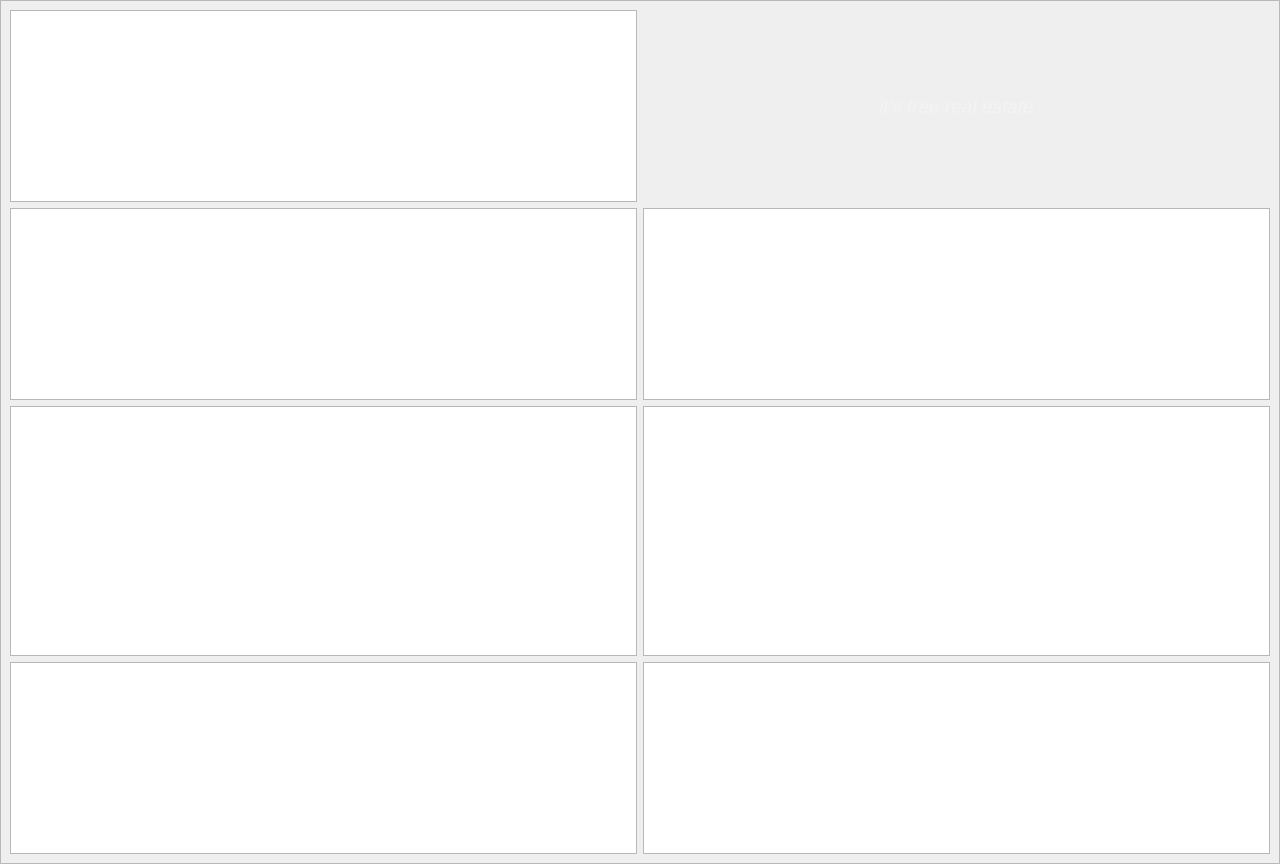
<?xml version="1.0" encoding="UTF-8"?>
<ui version="4.0">
 <class>Form</class>
 <widget class="QWidget" name="Form">
  <property name="geometry">
   <rect>
    <x>0</x>
    <y>0</y>
    <width>1280</width>
    <height>720</height>
   </rect>
  </property>
  <property name="windowTitle">
   <string>FACET-II CUD: Long. FB History</string>
  </property>
  <layout class="QGridLayout" name="gridLayout">
   <property name="leftMargin">
    <number>0</number>
   </property>
   <property name="topMargin">
    <number>0</number>
   </property>
   <property name="rightMargin">
    <number>0</number>
   </property>
   <property name="bottomMargin">
    <number>0</number>
   </property>
   <property name="spacing">
    <number>0</number>
   </property>
   <item row="0" column="0">
    <widget class="QFrame" name="frame">
     <property name="sizePolicy">
      <sizepolicy hsizetype="Minimum" vsizetype="MinimumExpanding">
       <horstretch>0</horstretch>
       <verstretch>0</verstretch>
      </sizepolicy>
     </property>
     <property name="styleSheet">
      <string notr="true">background-color: rgb(0, 0, 10);
color: rgb(255, 255, 255);

PyDMLabel {
  border-radius: 5px;
}
PyDMLabel[alarmSensitiveBorder=&quot;true&quot;][alarmSeverity=&quot;0&quot;] {
  background-color: rgb(0,255,0);
  color: rgb(0,0,0);
}

PyDMLabel[alarmSensitiveBorder=&quot;true&quot;][alarmSeverity=&quot;1&quot;] {
  background-color: rgb(255,255,0);
  color: rgb(0,0,0);
}

PyDMLabel[alarmSensitiveBorder=&quot;true&quot;][alarmSeverity=&quot;2&quot;] {
  background-color: rgb(255,0,0);
  color: rgb(255,255,255);
}

PyDMLabel[alarmSensitiveBorder=&quot;true&quot;][alarmSeverity=&quot;3&quot;] {
  background-color: rgb(192,0,255);
  color: rgb(255,255,0);
}

PyDMLabel[alarmSensitiveBorder=&quot;true&quot;][alarmSeverity=&quot;4&quot;] {
  color: rgb(218,218,218);
  background-color: rgb(25,25,25);
}</string>
     </property>
     <property name="frameShape">
      <enum>QFrame::StyledPanel</enum>
     </property>
     <property name="frameShadow">
      <enum>QFrame::Raised</enum>
     </property>
     <layout class="QGridLayout" name="gridLayout_2">
      <item row="3" column="1">
       <widget class="PyDMTimePlot" name="L2_energy">
        <property name="minimumSize">
         <size>
          <width>0</width>
          <height>250</height>
         </size>
        </property>
        <property name="toolTip">
         <string/>
        </property>
        <property name="showXGrid">
         <bool>false</bool>
        </property>
        <property name="showYGrid">
         <bool>false</bool>
        </property>
        <property name="yAxes">
         <stringlist>
          <string>{&quot;name&quot;: &quot;Axis 1&quot;, &quot;orientation&quot;: &quot;right&quot;, &quot;label&quot;: null, &quot;minRange&quot;: 0.0, &quot;maxRange&quot;: 14000.0, &quot;autoRange&quot;: false, &quot;logMode&quot;: false}</string>
          <string>{&quot;name&quot;: &quot;Axis 2&quot;, &quot;orientation&quot;: &quot;left&quot;, &quot;label&quot;: null, &quot;minRange&quot;: 0.0, &quot;maxRange&quot;: 14000.0, &quot;autoRange&quot;: false, &quot;logMode&quot;: false}</string>
         </stringlist>
        </property>
        <property name="curves">
         <stringlist>
          <string>{&quot;channel&quot;: &quot;BPMS:LI14:801:X1H&quot;, &quot;plot_style&quot;: null, &quot;name&quot;: &quot;BPMS:LI14:801:X1H&quot;, &quot;color&quot;: &quot;#00aaff&quot;, &quot;lineStyle&quot;: 1, &quot;lineWidth&quot;: 1, &quot;symbol&quot;: null, &quot;symbolSize&quot;: 10, &quot;yAxisName&quot;: &quot;Axis 1&quot;, &quot;barWidth&quot;: null, &quot;upperThreshold&quot;: null, &quot;lowerThreshold&quot;: null, &quot;thresholdColor&quot;: &quot;white&quot;}</string>
          <string>{&quot;channel&quot;: &quot;LI14:KLYS:41:PDES&quot;, &quot;plot_style&quot;: null, &quot;name&quot;: &quot;KLYS:LI14:41;PDES&quot;, &quot;color&quot;: &quot;#ffaaff&quot;, &quot;lineStyle&quot;: 1, &quot;lineWidth&quot;: 1, &quot;symbol&quot;: null, &quot;symbolSize&quot;: 10, &quot;yAxisName&quot;: &quot;Axis 2&quot;, &quot;barWidth&quot;: null, &quot;upperThreshold&quot;: null, &quot;lowerThreshold&quot;: null, &quot;thresholdColor&quot;: &quot;white&quot;}</string>
          <string>{&quot;channel&quot;: &quot;LI14:KLYS:61:PDES&quot;, &quot;plot_style&quot;: null, &quot;name&quot;: &quot;KLYS:LI14:61!:PDES&quot;, &quot;color&quot;: &quot;#ffaaff&quot;, &quot;lineStyle&quot;: 1, &quot;lineWidth&quot;: 1, &quot;symbol&quot;: null, &quot;symbolSize&quot;: 10, &quot;yAxisName&quot;: &quot;Axis 2&quot;, &quot;barWidth&quot;: null, &quot;upperThreshold&quot;: null, &quot;lowerThreshold&quot;: null, &quot;thresholdColor&quot;: &quot;white&quot;}</string>
         </stringlist>
        </property>
        <property name="updateMode" stdset="0">
         <enum>PyDMTimePlot::AtFixedRate</enum>
        </property>
        <property name="timeSpan">
         <double>900.000000000000000</double>
        </property>
        <property name="autoRangeY">
         <bool>false</bool>
        </property>
        <property name="maxYRange">
         <double>14000.000000000000000</double>
        </property>
       </widget>
      </item>
      <item row="2" column="1">
       <widget class="PyDMTimePlot" name="L1_energy">
        <property name="toolTip">
         <string/>
        </property>
        <property name="showXGrid">
         <bool>false</bool>
        </property>
        <property name="showYGrid">
         <bool>false</bool>
        </property>
        <property name="yAxes">
         <stringlist>
          <string>{&quot;name&quot;: &quot;Axis 1&quot;, &quot;orientation&quot;: &quot;right&quot;, &quot;label&quot;: null, &quot;minRange&quot;: -180.0, &quot;maxRange&quot;: 9180.0, &quot;autoRange&quot;: false, &quot;logMode&quot;: false}</string>
          <string>{&quot;name&quot;: &quot;Axis 2&quot;, &quot;orientation&quot;: &quot;left&quot;, &quot;label&quot;: null, &quot;minRange&quot;: -180.0, &quot;maxRange&quot;: 9180.0, &quot;autoRange&quot;: false, &quot;logMode&quot;: false}</string>
         </stringlist>
        </property>
        <property name="curves">
         <stringlist>
          <string>{&quot;channel&quot;: &quot;BPMS:LI11:333:X1H&quot;, &quot;plot_style&quot;: null, &quot;name&quot;: &quot;BPMS:LI11:333:X1H&quot;, &quot;color&quot;: &quot;#00aaff&quot;, &quot;lineStyle&quot;: 1, &quot;lineWidth&quot;: 1, &quot;symbol&quot;: null, &quot;symbolSize&quot;: 10, &quot;yAxisName&quot;: &quot;Axis 1&quot;, &quot;barWidth&quot;: null, &quot;upperThreshold&quot;: null, &quot;lowerThreshold&quot;: null, &quot;thresholdColor&quot;: &quot;white&quot;}</string>
          <string>{&quot;channel&quot;: &quot;KLYS:LI11:11:AREQ&quot;, &quot;plot_style&quot;: null, &quot;name&quot;: &quot;KLYS:LI11:11:AREQ&quot;, &quot;color&quot;: &quot;#ffaaff&quot;, &quot;lineStyle&quot;: 1, &quot;lineWidth&quot;: 1, &quot;symbol&quot;: null, &quot;symbolSize&quot;: 10, &quot;yAxisName&quot;: &quot;Axis 2&quot;, &quot;barWidth&quot;: null, &quot;upperThreshold&quot;: null, &quot;lowerThreshold&quot;: null, &quot;thresholdColor&quot;: &quot;white&quot;}</string>
          <string>{&quot;channel&quot;: &quot;KLYS:LI11:21:AREQ&quot;, &quot;plot_style&quot;: null, &quot;name&quot;: &quot;KLYS:LI11:11:PREQ&quot;, &quot;color&quot;: &quot;#ffaaff&quot;, &quot;lineStyle&quot;: 1, &quot;lineWidth&quot;: 1, &quot;symbol&quot;: null, &quot;symbolSize&quot;: 10, &quot;yAxisName&quot;: &quot;Axis 2&quot;, &quot;barWidth&quot;: null, &quot;upperThreshold&quot;: null, &quot;lowerThreshold&quot;: null, &quot;thresholdColor&quot;: &quot;white&quot;}</string>
         </stringlist>
        </property>
        <property name="updateMode" stdset="0">
         <enum>PyDMTimePlot::AtFixedRate</enum>
        </property>
        <property name="timeSpan">
         <double>900.000000000000000</double>
        </property>
        <property name="autoRangeY">
         <bool>false</bool>
        </property>
        <property name="maxYRange">
         <double>9000.000000000000000</double>
        </property>
       </widget>
      </item>
      <item row="4" column="2">
       <widget class="PyDMTimePlot" name="L3_blen">
        <property name="toolTip">
         <string/>
        </property>
        <property name="showXGrid">
         <bool>false</bool>
        </property>
        <property name="showYGrid">
         <bool>false</bool>
        </property>
        <property name="yAxes">
         <stringlist>
          <string>{&quot;name&quot;: &quot;Axis 1&quot;, &quot;orientation&quot;: &quot;right&quot;, &quot;label&quot;: null, &quot;minRange&quot;: -300.0, &quot;maxRange&quot;: 0.0, &quot;autoRange&quot;: true, &quot;logMode&quot;: false}</string>
          <string>{&quot;name&quot;: &quot;Axis2&quot;, &quot;orientation&quot;: &quot;left&quot;, &quot;label&quot;: &quot;  &quot;, &quot;minRange&quot;: -300.0, &quot;maxRange&quot;: 0.0, &quot;autoRange&quot;: true, &quot;logMode&quot;: false}</string>
         </stringlist>
        </property>
        <property name="curves">
         <stringlist>
          <string>{&quot;channel&quot;: &quot;BLEN:LI20:3014:BZ203014B_S_SUM&quot;, &quot;plot_style&quot;: null, &quot;name&quot;: &quot;BLEN:LI20:3014:BZ203014B_S_SUM&quot;, &quot;color&quot;: &quot;#ffff7f&quot;, &quot;lineStyle&quot;: 1, &quot;lineWidth&quot;: 1, &quot;symbol&quot;: null, &quot;symbolSize&quot;: 10, &quot;yAxisName&quot;: &quot;Axis 1&quot;, &quot;barWidth&quot;: null, &quot;upperThreshold&quot;: null, &quot;lowerThreshold&quot;: null, &quot;thresholdColor&quot;: &quot;white&quot;}</string>
         </stringlist>
        </property>
        <property name="updateMode" stdset="0">
         <enum>PyDMTimePlot::AtFixedRate</enum>
        </property>
        <property name="timeSpan">
         <double>900.000000000000000</double>
        </property>
        <property name="autoRangeY">
         <bool>false</bool>
        </property>
        <property name="minYRange">
         <double>-300.000000000000000</double>
        </property>
        <property name="maxYRange">
         <double>0.000000000000000</double>
        </property>
       </widget>
      </item>
      <item row="2" column="2">
       <widget class="PyDMTimePlot" name="L1_blen">
        <property name="toolTip">
         <string/>
        </property>
        <property name="showXGrid">
         <bool>false</bool>
        </property>
        <property name="showYGrid">
         <bool>false</bool>
        </property>
        <property name="yAxes">
         <stringlist>
          <string>{&quot;name&quot;: &quot;Axis 1&quot;, &quot;orientation&quot;: &quot;right&quot;, &quot;label&quot;: null, &quot;minRange&quot;: -180.0, &quot;maxRange&quot;: 9180.0, &quot;autoRange&quot;: false, &quot;logMode&quot;: false}</string>
          <string>{&quot;name&quot;: &quot;Axis 2&quot;, &quot;orientation&quot;: &quot;left&quot;, &quot;label&quot;: null, &quot;minRange&quot;: -180.0, &quot;maxRange&quot;: 9180.0, &quot;autoRange&quot;: false, &quot;logMode&quot;: false}</string>
         </stringlist>
        </property>
        <property name="curves">
         <stringlist>
          <string>{&quot;channel&quot;: &quot;BLEN:LI11:359:BZ11359B_S_SUM&quot;, &quot;plot_style&quot;: null, &quot;name&quot;: &quot;BLEN:LI11:359:BZ11359B_S_SUM&quot;, &quot;color&quot;: &quot;#ffff7f&quot;, &quot;lineStyle&quot;: 1, &quot;lineWidth&quot;: 1, &quot;symbol&quot;: null, &quot;symbolSize&quot;: 10, &quot;yAxisName&quot;: &quot;Axis 1&quot;, &quot;barWidth&quot;: null, &quot;upperThreshold&quot;: null, &quot;lowerThreshold&quot;: null, &quot;thresholdColor&quot;: &quot;white&quot;}</string>
          <string>{&quot;channel&quot;: &quot;ca://SIOC:SYS1:ML01:AO221&quot;, &quot;plot_style&quot;: null, &quot;name&quot;: &quot;SIOC:SYS1:ML01:AO221&quot;, &quot;color&quot;: &quot;#ffaa00&quot;, &quot;lineStyle&quot;: 1, &quot;lineWidth&quot;: 1, &quot;symbol&quot;: null, &quot;symbolSize&quot;: 10, &quot;yAxisName&quot;: &quot;Axis 1&quot;, &quot;barWidth&quot;: null, &quot;upperThreshold&quot;: null, &quot;lowerThreshold&quot;: null, &quot;thresholdColor&quot;: &quot;white&quot;}</string>
          <string>{&quot;channel&quot;: &quot;KLYS:LI11:11:PREQ&quot;, &quot;plot_style&quot;: null, &quot;name&quot;: &quot;KLYS:LI11:11:PREQ&quot;, &quot;color&quot;: &quot;#00aa7f&quot;, &quot;lineStyle&quot;: 1, &quot;lineWidth&quot;: 1, &quot;symbol&quot;: null, &quot;symbolSize&quot;: 10, &quot;yAxisName&quot;: &quot;Axis 2&quot;, &quot;barWidth&quot;: null, &quot;upperThreshold&quot;: null, &quot;lowerThreshold&quot;: null, &quot;thresholdColor&quot;: &quot;white&quot;}</string>
          <string>{&quot;channel&quot;: &quot;KLYS:LI11:21:PREQ&quot;, &quot;plot_style&quot;: null, &quot;name&quot;: &quot;KLYS:LI11:21:PREQ&quot;, &quot;color&quot;: &quot;#00aa7f&quot;, &quot;lineStyle&quot;: 1, &quot;lineWidth&quot;: 1, &quot;symbol&quot;: null, &quot;symbolSize&quot;: 10, &quot;yAxisName&quot;: &quot;Axis 2&quot;, &quot;barWidth&quot;: null, &quot;upperThreshold&quot;: null, &quot;lowerThreshold&quot;: null, &quot;thresholdColor&quot;: &quot;white&quot;}</string>
         </stringlist>
        </property>
        <property name="updateMode" stdset="0">
         <enum>PyDMTimePlot::AtFixedRate</enum>
        </property>
        <property name="timeSpan">
         <double>900.000000000000000</double>
        </property>
        <property name="autoRangeY">
         <bool>false</bool>
        </property>
        <property name="maxYRange">
         <double>9000.000000000000000</double>
        </property>
       </widget>
      </item>
      <item row="1" column="1">
       <widget class="PyDMTimePlot" name="L0_energy">
        <property name="toolTip">
         <string/>
        </property>
        <property name="showXGrid">
         <bool>false</bool>
        </property>
        <property name="showYGrid">
         <bool>false</bool>
        </property>
        <property name="yAxes">
         <stringlist>
          <string>{&quot;name&quot;: &quot;Axis 1&quot;, &quot;orientation&quot;: &quot;right&quot;, &quot;label&quot;: null, &quot;minRange&quot;: 0.0, &quot;maxRange&quot;: 9000.0, &quot;autoRange&quot;: false, &quot;logMode&quot;: false}</string>
          <string>{&quot;name&quot;: &quot;Axis 2&quot;, &quot;orientation&quot;: &quot;left&quot;, &quot;label&quot;: null, &quot;minRange&quot;: 0.0, &quot;maxRange&quot;: 9000.0, &quot;autoRange&quot;: false, &quot;logMode&quot;: false}</string>
         </stringlist>
        </property>
        <property name="curves">
         <stringlist>
          <string>{&quot;channel&quot;: &quot;BPMS:IN10:731:X1H&quot;, &quot;plot_style&quot;: null, &quot;name&quot;: &quot;BPMS:IN10:731:X1H&quot;, &quot;color&quot;: &quot;#00aaff&quot;, &quot;lineStyle&quot;: 1, &quot;lineWidth&quot;: 1, &quot;symbol&quot;: null, &quot;symbolSize&quot;: 10, &quot;yAxisName&quot;: &quot;Axis 1&quot;, &quot;barWidth&quot;: null, &quot;upperThreshold&quot;: null, &quot;lowerThreshold&quot;: null, &quot;thresholdColor&quot;: &quot;white&quot;}</string>
          <string>{&quot;channel&quot;: &quot;KLYS:LI10:41:SFB_ADES&quot;, &quot;plot_style&quot;: null, &quot;name&quot;: &quot;KLYS:LI10:41:SFB_ADES&quot;, &quot;color&quot;: &quot;#ffaaff&quot;, &quot;lineStyle&quot;: 1, &quot;lineWidth&quot;: 1, &quot;symbol&quot;: null, &quot;symbolSize&quot;: 10, &quot;yAxisName&quot;: &quot;Axis 2&quot;, &quot;barWidth&quot;: null, &quot;upperThreshold&quot;: null, &quot;lowerThreshold&quot;: null, &quot;thresholdColor&quot;: &quot;white&quot;}</string>
         </stringlist>
        </property>
        <property name="updateMode" stdset="0">
         <enum>PyDMTimePlot::AtFixedRate</enum>
        </property>
        <property name="timeSpan">
         <double>900.000000000000000</double>
        </property>
        <property name="autoRangeY">
         <bool>false</bool>
        </property>
        <property name="maxYRange">
         <double>9000.000000000000000</double>
        </property>
       </widget>
      </item>
      <item row="3" column="2">
       <widget class="PyDMTimePlot" name="L2_blen">
        <property name="toolTip">
         <string/>
        </property>
        <property name="showXGrid">
         <bool>false</bool>
        </property>
        <property name="showYGrid">
         <bool>false</bool>
        </property>
        <property name="yAxes">
         <stringlist>
          <string>{&quot;name&quot;: &quot;Axis 1&quot;, &quot;orientation&quot;: &quot;right&quot;, &quot;label&quot;: null, &quot;minRange&quot;: 0.0, &quot;maxRange&quot;: 14000.0, &quot;autoRange&quot;: false, &quot;logMode&quot;: false}</string>
          <string>{&quot;name&quot;: &quot;Axis 2&quot;, &quot;orientation&quot;: &quot;left&quot;, &quot;label&quot;: null, &quot;minRange&quot;: 0.0, &quot;maxRange&quot;: 14000.0, &quot;autoRange&quot;: false, &quot;logMode&quot;: false}</string>
         </stringlist>
        </property>
        <property name="curves">
         <stringlist>
          <string>{&quot;channel&quot;: &quot;BLEN:LI14:888:BZ14888B_S_SUM&quot;, &quot;plot_style&quot;: null, &quot;name&quot;: &quot;BLEN:LI14:888:BZ14888B_S_SUM&quot;, &quot;color&quot;: &quot;#ffff7f&quot;, &quot;lineStyle&quot;: 1, &quot;lineWidth&quot;: 1, &quot;symbol&quot;: null, &quot;symbolSize&quot;: 10, &quot;yAxisName&quot;: &quot;Axis 1&quot;, &quot;barWidth&quot;: null, &quot;upperThreshold&quot;: null, &quot;lowerThreshold&quot;: null, &quot;thresholdColor&quot;: &quot;white&quot;}</string>
          <string>{&quot;channel&quot;: &quot;ca://SIOC:SYS1:ML00:CALC144&quot;, &quot;plot_style&quot;: null, &quot;name&quot;: &quot;SIOC:SYS1:ML00:CALC144&quot;, &quot;color&quot;: &quot;#ffaa00&quot;, &quot;lineStyle&quot;: 1, &quot;lineWidth&quot;: 1, &quot;symbol&quot;: null, &quot;symbolSize&quot;: 10, &quot;yAxisName&quot;: &quot;Axis 1&quot;, &quot;barWidth&quot;: null, &quot;upperThreshold&quot;: null, &quot;lowerThreshold&quot;: null, &quot;thresholdColor&quot;: &quot;white&quot;}</string>
          <string>{&quot;channel&quot;: &quot;LI12:SBST:1:PHAS&quot;, &quot;plot_style&quot;: null, &quot;name&quot;: &quot;LI12:SBST:1:PHAS&quot;, &quot;color&quot;: &quot;#00aa7f&quot;, &quot;lineStyle&quot;: 1, &quot;lineWidth&quot;: 1, &quot;symbol&quot;: null, &quot;symbolSize&quot;: 10, &quot;yAxisName&quot;: &quot;Axis 2&quot;, &quot;barWidth&quot;: null, &quot;upperThreshold&quot;: null, &quot;lowerThreshold&quot;: null, &quot;thresholdColor&quot;: &quot;white&quot;}</string>
          <string>{&quot;channel&quot;: &quot;LI13:SBST:1:PHAS&quot;, &quot;plot_style&quot;: null, &quot;name&quot;: &quot;LI13:SBST:PHAS&quot;, &quot;color&quot;: &quot;#00aa7f&quot;, &quot;lineStyle&quot;: 1, &quot;lineWidth&quot;: 1, &quot;symbol&quot;: null, &quot;symbolSize&quot;: 10, &quot;yAxisName&quot;: &quot;Axis 2&quot;, &quot;barWidth&quot;: null, &quot;upperThreshold&quot;: null, &quot;lowerThreshold&quot;: null, &quot;thresholdColor&quot;: &quot;white&quot;}</string>
          <string>{&quot;channel&quot;: &quot;LI14:SBST:1:PHAS&quot;, &quot;plot_style&quot;: null, &quot;name&quot;: &quot;LI13:SBST:PHAS&quot;, &quot;color&quot;: &quot;#00aa7f&quot;, &quot;lineStyle&quot;: 1, &quot;lineWidth&quot;: 1, &quot;symbol&quot;: null, &quot;symbolSize&quot;: 10, &quot;yAxisName&quot;: &quot;Axis 2&quot;, &quot;barWidth&quot;: null, &quot;upperThreshold&quot;: null, &quot;lowerThreshold&quot;: null, &quot;thresholdColor&quot;: &quot;white&quot;}</string>
         </stringlist>
        </property>
        <property name="updateMode" stdset="0">
         <enum>PyDMTimePlot::AtFixedRate</enum>
        </property>
        <property name="timeSpan">
         <double>900.000000000000000</double>
        </property>
        <property name="autoRangeY">
         <bool>false</bool>
        </property>
        <property name="maxYRange">
         <double>14000.000000000000000</double>
        </property>
       </widget>
      </item>
      <item row="4" column="1">
       <widget class="PyDMTimePlot" name="L3_energy">
        <property name="toolTip">
         <string/>
        </property>
        <property name="showXGrid">
         <bool>false</bool>
        </property>
        <property name="showYGrid">
         <bool>false</bool>
        </property>
        <property name="yAxes">
         <stringlist>
          <string>{&quot;name&quot;: &quot;Axis 1&quot;, &quot;orientation&quot;: &quot;right&quot;, &quot;label&quot;: null, &quot;minRange&quot;: -300.0, &quot;maxRange&quot;: 0.0, &quot;autoRange&quot;: true, &quot;logMode&quot;: false}</string>
          <string>{&quot;name&quot;: &quot;Axis 2&quot;, &quot;orientation&quot;: &quot;left&quot;, &quot;label&quot;: null, &quot;minRange&quot;: -300.0, &quot;maxRange&quot;: 0.0, &quot;autoRange&quot;: true, &quot;logMode&quot;: false}</string>
         </stringlist>
        </property>
        <property name="curves">
         <stringlist>
          <string>{&quot;channel&quot;: &quot;BPMS:LI20:2445:X1H&quot;, &quot;plot_style&quot;: null, &quot;name&quot;: &quot;BPMS:LI20:2445:X1H&quot;, &quot;color&quot;: &quot;#00aaff&quot;, &quot;lineStyle&quot;: 1, &quot;lineWidth&quot;: 1, &quot;symbol&quot;: null, &quot;symbolSize&quot;: 10, &quot;yAxisName&quot;: &quot;Axis 1&quot;, &quot;barWidth&quot;: null, &quot;upperThreshold&quot;: null, &quot;lowerThreshold&quot;: null, &quot;thresholdColor&quot;: &quot;white&quot;}</string>
          <string>{&quot;channel&quot;: &quot;LI19:KLYS:41:PDES&quot;, &quot;plot_style&quot;: null, &quot;name&quot;: &quot;KLYS:LI19:41:PDES&quot;, &quot;color&quot;: &quot;#ffaaff&quot;, &quot;lineStyle&quot;: 1, &quot;lineWidth&quot;: 1, &quot;symbol&quot;: null, &quot;symbolSize&quot;: 10, &quot;yAxisName&quot;: &quot;Axis 2&quot;, &quot;barWidth&quot;: null, &quot;upperThreshold&quot;: null, &quot;lowerThreshold&quot;: null, &quot;thresholdColor&quot;: &quot;white&quot;}</string>
          <string>{&quot;channel&quot;: &quot;LI19:KLYS:51:PDES&quot;, &quot;plot_style&quot;: null, &quot;name&quot;: &quot;KLYS:LI19:61:PDES&quot;, &quot;color&quot;: &quot;#ffaaff&quot;, &quot;lineStyle&quot;: 1, &quot;lineWidth&quot;: 1, &quot;symbol&quot;: null, &quot;symbolSize&quot;: 10, &quot;yAxisName&quot;: &quot;Axis 2&quot;, &quot;barWidth&quot;: null, &quot;upperThreshold&quot;: null, &quot;lowerThreshold&quot;: null, &quot;thresholdColor&quot;: &quot;white&quot;}</string>
         </stringlist>
        </property>
        <property name="updateMode" stdset="0">
         <enum>PyDMTimePlot::AtFixedRate</enum>
        </property>
        <property name="timeSpan">
         <double>900.000000000000000</double>
        </property>
        <property name="autoRangeY">
         <bool>false</bool>
        </property>
        <property name="minYRange">
         <double>-300.000000000000000</double>
        </property>
        <property name="maxYRange">
         <double>0.000000000000000</double>
        </property>
       </widget>
      </item>
      <item row="1" column="2">
       <widget class="QLabel" name="label">
        <property name="font">
         <font>
          <pointsize>14</pointsize>
          <italic>true</italic>
         </font>
        </property>
        <property name="styleSheet">
         <string notr="true">color: rgba(255, 255, 255, 70);</string>
        </property>
        <property name="text">
         <string>it's free real estate</string>
        </property>
        <property name="alignment">
         <set>Qt::AlignCenter</set>
        </property>
       </widget>
      </item>
     </layout>
    </widget>
   </item>
  </layout>
 </widget>
 <customwidgets>
  <customwidget>
   <class>PyDMTimePlot</class>
   <extends>QGraphicsView</extends>
   <header>pydm.widgets.timeplot</header>
  </customwidget>
 </customwidgets>
 <resources/>
 <connections/>
</ui>
